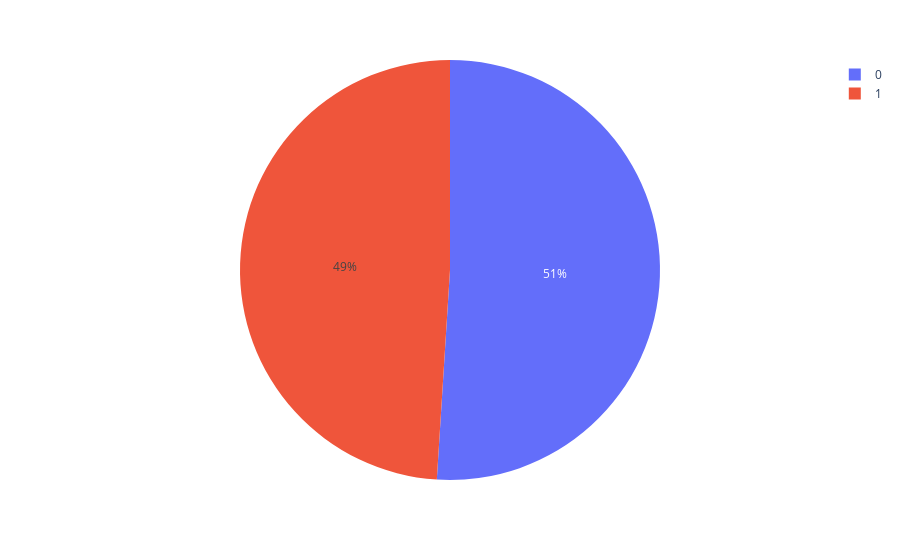

Source (notebook cell):
### Code cell
px.pie(df, "gender")

### Figure 1 — Plotly figure (JSON) as saved in the notebook; plotly's stock layout.template omitted (floating-point values rounded to 4 significant figures)
{"data": [{"domain": {"x": [0, 1], "y": [0, 1]}, "hovertemplate": "gender=%{label}<extra></extra>", "labels": [0, 0, 0, 0, 0, 0, 0, 0, 0, 0, 0, 0, 0, 0, 0, 0, 0, 0, 0, 0, 0, 0, 0, 0, 0, 0, 0, 0, 0, 0, 0, 0, 0, 0, 0, 0, 0, 0, 0, 0, 0, 0, 0, 0, 0, 0, 0, 0, 0, 0, 0, 1, 1, 1, 1, 1, 1, 1, 1, 1, 1, 1, 1, 1, 1, 1, 1, 1, 1, 1, 1, 1, 1, 1, 1, 1, 1, 1, 1, 1, 1, 1, 1, 1, 1, 1, 1, 1, 1, 1, 1, 1, 1, 1, 1, 1, 1, 1, 1, 1], "legendgroup": "", "name": "", "showlegend": true, "type": "pie"}], "layout": {"legend": {"tracegroupgap": 0}, "margin": {"t": 60}}}
